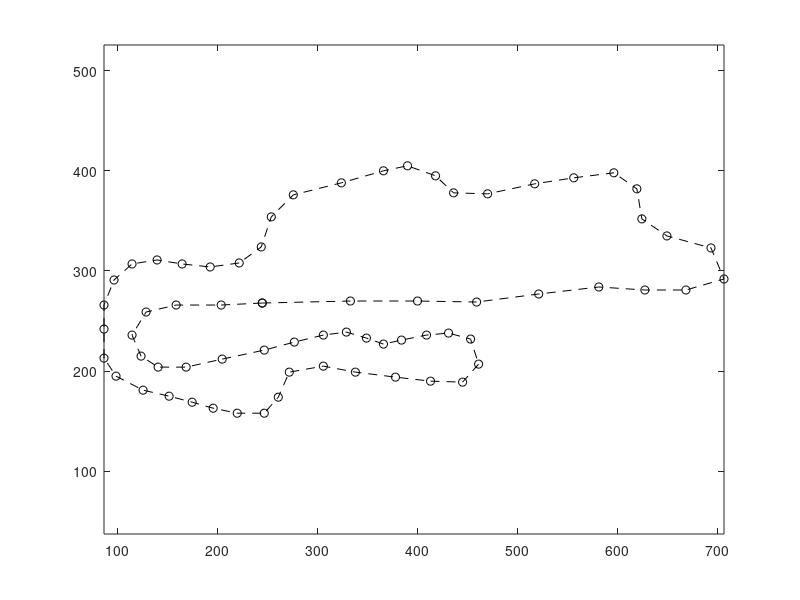

The MATLAB script that drew this image: (Note: this script raises an error after producing the figure.)
close all; clear;
P = [
    245 268;
    333 270;
    400 270;
    459 269;
    521 277;
    581 284;
    627 281;
    668 281;
    706 292;
    693 323;
    649 335;
    624 352;
    619 382;
    596 398;
    556 393;
    517 387;
    470 377;
    436 378;
    418 395;
    390 405;
    366 400;
    324 388;
    276 376;
    254 354;
    244 324;
    222 308;
    193 304;
    165 307;
    140 311;
    115 307;
    97 291;
    87 266;
    87 242;
    87 213;
    99 195;
    126 181;
    152 175;
    175 169;
    196 163;
    220 158;
    247 158;
    261 174;
    272 199;
    306 205;
    338 199;
    378 194;
    413 190;
    445 189;
    461 207;
    453 232;
    431 238;
    409 236;
    384 231;
    366 227;
    349 233;
    329 239;
    306 236;
    277 229;
    247 221;
    205 212;
    169 204;
    141 204;
    124 215;
    115 236;
    129 259;
    159 266;
    204 266;
    245 268;];
plot(P(:,1), P(:,2), 'k--o'); hold on; axis equal;
k = 7;
knots = [zeros(1,k), 0:(1/61):1, ones(1, k)];
t = uniform_param(0, 1, size(P,1));
A = spcol(knots, k, t);
coefs = A\P;
x = spmak(knots, coefs.');
fnplt(x, 'r');
function [t] = uniform_param(a, b, n)
    t = a:(b-a)/(n-1):b;
end